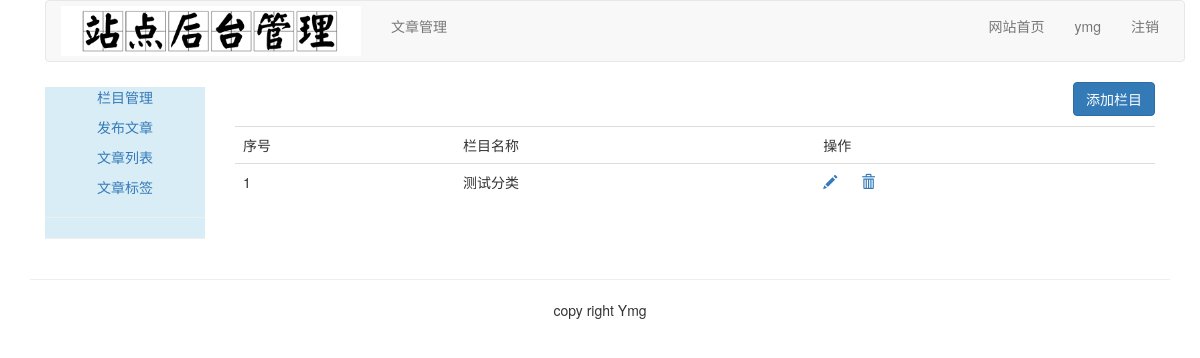
The page /article/article-column (signed in) on the database as committed earlier.
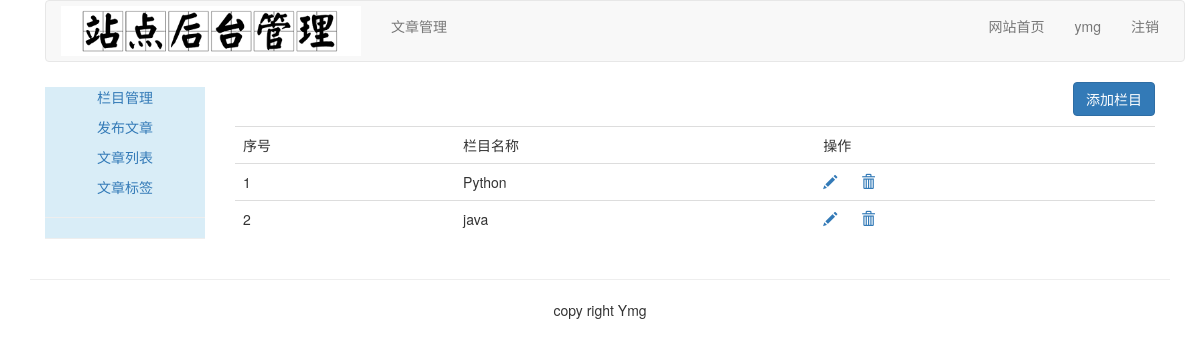
The same page on the database as committed later.
### article/models.py (models this page shows, shortened)
class ArticleColumn(models.Model):
    user = models.ForeignKey(User, related_name='article_column', on_delete=models.CASCADE)
    column = models.CharField(max_length=200)
    created = models.DateField(auto_now_add=True)

### article/views.py (the view, shortened to what this page needs)
# urls.py: path('article-column', views.article_column, name='article_column'),
@login_required(login_url='/account/login/')
@csrf_exempt
def article_column(request):
    if request.method == 'GET':
        columns = ArticleColumn.objects.filter(user=request.user)
        column_form = ArtileColumnForm()
        return render(request, 'article/column/article_column.html', {'columns': columns, 'column_form': column_form})

### templates/article/column/article_column.html (shortened to what this page needs)
{% extends "article/base.html" %}
{% load staticfiles %}
{% block content %}
    <div>
        <p class="text-right">
            <button id="add_column" onclick="add_column()" class="btn btn-primary">添加栏目</button>
        </p>
        <table class="table table-hover">
            <tr>
                <td>序号</td>
                <td>栏目名称</td>
                <td>操作</td>
            </tr>
            {% for column in columns %}
                <tr>
                    <td>{{ forloop.counter }}</td>
                    <td>{{ column.column }}</td>
                    <td>
                        <a name="edit" href="javascript:" onclick="edit_column(this, {{ column.id }})"><span
                                class="glyphicon glyphicon-pencil"></span></a>
                        <a name="delete" href="javascript:" onclick="del_column(this, {{ column.id }})"><span
                                class="glyphicon glyphicon-trash" style="margin-left:20px;"></span></a>
                    </td>
                </tr>
            {% empty %}
                <p>栏目正在准备中。</p>
            {% endfor %}
        </table>
    </div>
    </div>
{% endblock %}

### templates/article/base.html (shortened to what this page needs)
{% load staticfiles %}
<!DOCTYPE html>
<html lang="zh-cn">
<head>
    <link rel="stylesheet" href="{% static 'css/bootstrap.css' %}">
</head>
<body>
<div class="container">
    {% include 'article/header.html' %}
    <div class="col-md-2">
        {% include 'article/leftslider.html' %}
    </div>
    <div class="col-md-10">
        {% block content %}
        {% endblock %}
    </div>
    {% include 'footer.html' %}
</body>
</html>

### templates/article/header.html
{% load staticfiles %}
<div class="container">
    <nav class="navbar navbar-default" role="navigation">
        <div class="navbar-header">
            <a class="navbar-brand" href="{% url 'blog:blog_title' %}"><img width="300px"
                                                                            src="{% static 'images/backlogo.png' %}"></a>
        </div>
        <div>
            <ul class="nav navbar-nav" role="tablist">
                <li><a href="{% url 'article:article_column' %}">文章管理</a></li>
            </ul>
            <ul class="nav navbar-nav navbar-right" style="margin-right:10px">
                <li><a href="{% url 'blog:blog_title' %}">网站首页</a></li>
                <li><a href="{% url 'account:my_information' %}">{{ user.username }}</a></li>
                <li><a href="{% url 'account:user_logout' %}">注销</a></li>
            </ul>
        </div>
    </nav>
</div>

### templates/article/leftslider.html (shortened to what this page needs)
<div class="bg-info">
    <div class="text-center" style="margin-top: 5px;">
        <p><a href="{% url 'article:article_column' %}">栏目管理</a></p>
        <p><a href="{% url 'article:article_post' %}">发布文章</a></p>
        <p><a href="{% url 'article:article_list' %}">文章列表</a></p>
        <p><a href="{% url 'article:article_tag' %}">文章标签</a></p>
    </div>
    <hr>
    <hr>
</div>

### templates/footer.html
<div class="container">
    <hr>
    <p class="text-center">copy right Ymg</p>
</div>

Rows that differ between the two databases and show on the page:
changed ArticleColumn: column "测试分类" → "Python"
added ArticleColumn: column "java"
